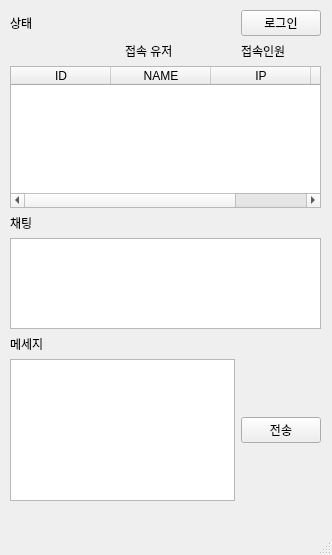
<?xml version="1.0" encoding="UTF-8"?>
<ui version="4.0">
 <class>MainWindow</class>
 <widget class="QMainWindow" name="MainWindow">
  <property name="geometry">
   <rect>
    <x>0</x>
    <y>0</y>
    <width>332</width>
    <height>555</height>
   </rect>
  </property>
  <property name="windowTitle">
   <string>MainWindow</string>
  </property>
  <widget class="QWidget" name="centralwidget">
   <widget class="QWidget" name="gridLayoutWidget">
    <property name="geometry">
     <rect>
      <x>10</x>
      <y>10</y>
      <width>311</width>
      <height>491</height>
     </rect>
    </property>
    <layout class="QGridLayout" name="gridLayout">
     <item row="4" column="0" colspan="3">
      <widget class="QTableWidget" name="userTableWidget">
       <column>
        <property name="text">
         <string>ID</string>
        </property>
       </column>
       <column>
        <property name="text">
         <string>NAME</string>
        </property>
       </column>
       <column>
        <property name="text">
         <string>IP</string>
        </property>
       </column>
       <column>
        <property name="text">
         <string>PORT</string>
        </property>
       </column>
      </widget>
     </item>
     <item row="11" column="0" colspan="2">
      <widget class="QTextEdit" name="chatText"/>
     </item>
     <item row="1" column="0">
      <widget class="QLabel" name="statusLabel">
       <property name="text">
        <string>상태</string>
       </property>
      </widget>
     </item>
     <item row="5" column="0">
      <widget class="QLabel" name="label">
       <property name="text">
        <string>채팅</string>
       </property>
      </widget>
     </item>
     <item row="11" column="2">
      <widget class="QPushButton" name="sendButton">
       <property name="text">
        <string>전송</string>
       </property>
      </widget>
     </item>
     <item row="6" column="0" rowspan="2" colspan="3">
      <widget class="QTextEdit" name="logText"/>
     </item>
     <item row="10" column="0">
      <widget class="QLabel" name="label_4">
       <property name="text">
        <string>메세지</string>
       </property>
      </widget>
     </item>
     <item row="2" column="2">
      <widget class="QLabel" name="userCount">
       <property name="text">
        <string>접속인원</string>
       </property>
      </widget>
     </item>
     <item row="1" column="2">
      <widget class="QPushButton" name="loginButton">
       <property name="text">
        <string>로그인</string>
       </property>
       <property name="checkable">
        <bool>true</bool>
       </property>
       <property name="checked">
        <bool>false</bool>
       </property>
       <property name="autoRepeat">
        <bool>false</bool>
       </property>
      </widget>
     </item>
     <item row="1" column="1">
      <widget class="QLabel" name="reconnectLabel">
       <property name="text">
        <string/>
       </property>
      </widget>
     </item>
     <item row="2" column="1">
      <widget class="QLabel" name="label_2">
       <property name="text">
        <string>접속 유저</string>
       </property>
      </widget>
     </item>
    </layout>
   </widget>
   <widget class="QLabel" name="UserIdLabel">
    <property name="geometry">
     <rect>
      <x>420</x>
      <y>0</y>
      <width>50</width>
      <height>16</height>
     </rect>
    </property>
    <property name="text">
     <string/>
    </property>
   </widget>
   <widget class="QLabel" name="UserNameLabel">
    <property name="geometry">
     <rect>
      <x>490</x>
      <y>0</y>
      <width>50</width>
      <height>16</height>
     </rect>
    </property>
    <property name="text">
     <string/>
    </property>
   </widget>
  </widget>
  <widget class="QMenuBar" name="menubar">
   <property name="geometry">
    <rect>
     <x>0</x>
     <y>0</y>
     <width>332</width>
     <height>17</height>
    </rect>
   </property>
  </widget>
  <widget class="QStatusBar" name="statusbar"/>
 </widget>
 <resources/>
 <connections/>
</ui>
